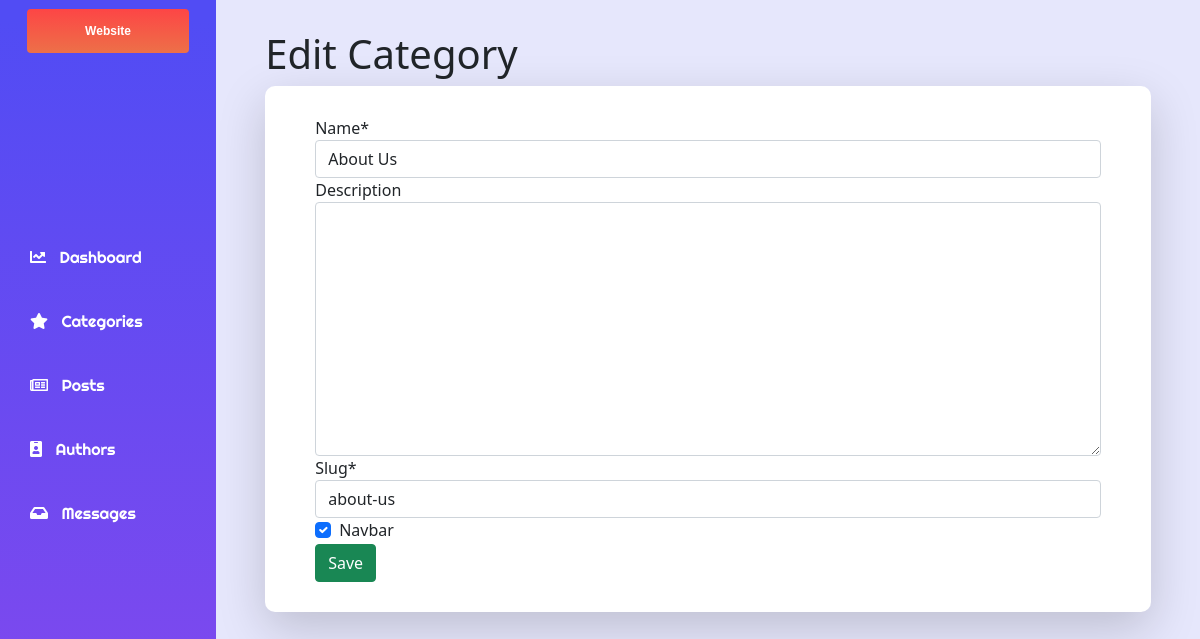
Page /dashboard/categoryEdit/about-us/ (signed in) on the committed database.
### website/models.py (models this page shows, shortened)
class Category(models.Model):
    name = models.CharField(max_length=250, unique=True)
    description = models.TextField(blank=True)
    slug = models.SlugField(null=True,unique=True)
    navbar = models.BooleanField(default=False)
    class Meta:
        ordering = ('name',)
        verbose_name = 'category'
        verbose_name_plural = 'categories'

### dashboard/views.py (the view)
# urls.py: path('categoryEdit/<slug:category_slug>/', views.editCategory, name='editCategory'),
@user_passes_test(group_check)
def editCategory(request, category_slug):
    editCateogry = Category.objects.get(slug=category_slug)
    form = CategoryForm(request.POST or None, instance = editCateogry)
    if form.is_valid():
        form.save()
        return HttpResponseRedirect(reverse('dashboard:categories'))
    context = {'form':form}
    return render(request, 'dashboard/category_edit.html', context )

### contact/forms.py
class MessageForm(ModelForm):
    class Meta:
        model = Messages
        fields = ['name', 'email', 'body']

### website/forms.py
class CategoryForm(ModelForm):
    class Meta:
        model = Category
        fields = '__all__'

### dashboard/views.py (called while the page is built)
def group_check(user):
    if user.groups.filter(name="Admin").exists() == True:
        return True
    else:
        return False

### website/context_processors.py (called while the page is built)
def whatWeDo(request):
    whatWeDo = Post.objects.filter(category = 8)
    return dict(whatWeDo=whatWeDo)

def menu(request):
    links = Category.objects.filter(navbar = True)
    return dict(links=links)

def user_count(request):
    def get_ip(request):
            address = request.META.get('HTTP_X_FORWARDED_FOR')
            if address:
                ip = address.split(',')[-1].strip()
            else:
                ip = request.META.get('REMOTE_ADDR')
            return ip
    ip = get_ip(request)
    u = UserSession(user=ip)
    result = UserSession.objects.filter(Q(user__icontains=ip))
    if len(result) == 1:
        print("user exists")
    elif len(result) > 1:
        print("user exists again")
    else:
        u.save()
        print("user is uniqq")
    countusers = UserSession.objects.all().count()
    print("total users", countusers)
    return dict(countusers=countusers)

def post_menu(request):
    post_list = Post.objects.filter(published = True)
    return dict(post_list=post_list)

def message_count(request):
    message_countAll = Messages.objects.filter(read=False)
    message_count = message_countAll.count()
    return dict(message_count=message_count)

def contact_form(request):
    formMessage = MessageForm()
    context = {
        'formMessage':formMessage
    }
    return context

### dashboard/templates/dashboard/category_edit.html (shortened to what this page needs)
{% extends "baseManager.html" %}
{% load static %}
{% load crispy_forms_tags %}
{% block content%}
<link rel="stylesheet" href="{% static 'css/category.css' %}" />
  <div class="content mobileContainer">
    <div style="width: 90%;" class="tableHeaderContainer">
      <div class="postSection">
        <h1 class="postSectionItem">Edit Category</h1>
      </div>
    </div>
<div style="border-radius: 10px; " class="tableConatiner shadow-lg">
    <form style="width: 100%;" class="formContainer" action="" method="post" enctype="multipart/form-data">
        {{ form | crispy }}
        <button class="btn btn-success" type="submit">Save</button>
    </form>
</div>
</div>
    {% endblock content %}

### static/css/manager.css (style rules this page uses)
@media only screen and (min-width: 969px) { .content { height: 100vh !important; background-color: #E6E7FC; width: 82%; display: flex; align-items: center; flex-direction: column; } }
@media only screen and (min-width: 969px) { .sidebar, .content { height: 100vh !important; overflow: auto; float: left; } }

### static/css/category.css (style rules this page uses)
@media only screen and (min-width: 969px) { .formContainer { width: 90%; } }
@media only screen and (min-width: 969px) { .tableConatiner { display: flex; justify-content: center; width: 90%; padding: 30px 50px; border-radius: 70px; background-color: white; } }
@media only screen and (min-width: 969px) { .postSection { display: flex; align-items: center; } }
@media only screen and (min-width: 969px) { .tableHeaderContainer { padding-top: 3%; display: flex; align-items: center; justify-content: space-between; } }
@media only screen and (min-width: 969px) { .postSectionItem { margin-right:30px; } }
@media only screen and (min-width: 969px) { ::placeholder { padding: 10px; } }

### rows in the picture
Category: name "About Us", slug "about-us", navbar "☑"
